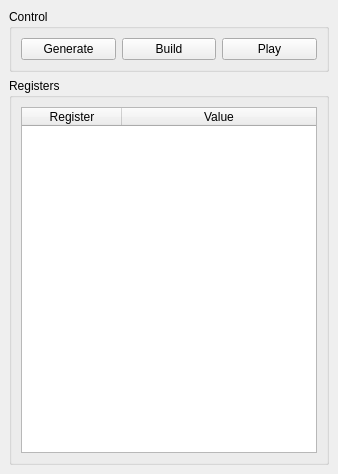
<?xml version="1.0" encoding="UTF-8"?>
<ui version="4.0">
 <class>ostVM</class>
 <widget class="QDockWidget" name="ostVM">
  <property name="geometry">
   <rect>
    <x>0</x>
    <y>0</y>
    <width>338</width>
    <height>474</height>
   </rect>
  </property>
  <property name="windowTitle">
   <string>Virtual Machine</string>
  </property>
  <widget class="QWidget" name="dockWidgetContents">
   <layout class="QGridLayout" name="gridLayout_2">
    <item row="0" column="0">
     <widget class="QGroupBox" name="groupBox_2">
      <property name="title">
       <string>Control</string>
      </property>
      <layout class="QHBoxLayout" name="horizontalLayout_2">
       <item>
        <widget class="QPushButton" name="generateButton">
         <property name="text">
          <string>Generate</string>
         </property>
        </widget>
       </item>
       <item>
        <widget class="QPushButton" name="buildButton">
         <property name="text">
          <string>Build</string>
         </property>
         <property name="icon">
          <iconset resource="ost-editor.qrc">
           <normaloff>:/assets/build.png</normaloff>:/assets/build.png</iconset>
         </property>
        </widget>
       </item>
       <item>
        <widget class="QPushButton" name="playButton">
         <property name="text">
          <string>Play</string>
         </property>
         <property name="icon">
          <iconset resource="ost-editor.qrc">
           <normaloff>:/assets/play-circle.png</normaloff>:/assets/play-circle.png</iconset>
         </property>
        </widget>
       </item>
      </layout>
     </widget>
    </item>
    <item row="1" column="0">
     <widget class="QGroupBox" name="groupBox">
      <property name="title">
       <string>Registers</string>
      </property>
      <layout class="QGridLayout" name="gridLayout">
       <item row="0" column="0">
        <widget class="QTableWidget" name="regsTable">
         <attribute name="horizontalHeaderStretchLastSection">
          <bool>true</bool>
         </attribute>
         <column>
          <property name="text">
           <string>Register</string>
          </property>
         </column>
         <column>
          <property name="text">
           <string>Value</string>
          </property>
         </column>
        </widget>
       </item>
      </layout>
     </widget>
    </item>
   </layout>
  </widget>
 </widget>
 <resources>
  <include location="ost-editor.qrc"/>
 </resources>
 <connections/>
</ui>
